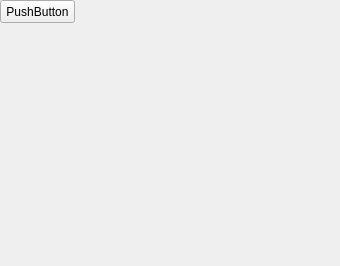
<?xml version="1.0" encoding="UTF-8"?>
<ui version="4.0">
 <class>Form</class>
 <widget class="QWidget" name="Form">
  <property name="geometry">
   <rect>
    <x>0</x>
    <y>0</y>
    <width>340</width>
    <height>266</height>
   </rect>
  </property>
  <property name="windowTitle">
   <string>Form</string>
  </property>
  <widget class="QPushButton" name="pushButton">
   <property name="geometry">
    <rect>
     <x>0</x>
     <y>0</y>
     <width>75</width>
     <height>23</height>
    </rect>
   </property>
   <property name="text">
    <string>PushButton</string>
   </property>
  </widget>
 </widget>
 <resources/>
 <connections/>
</ui> 
